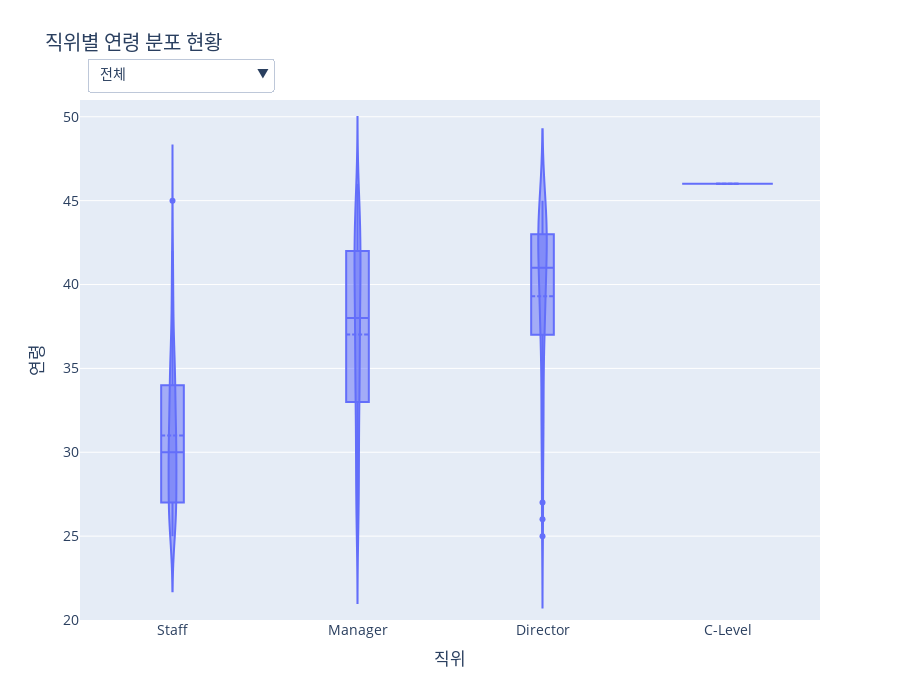

Notebook code cell kept with this figure:
### Code cell
import pandas as pd
import numpy as np
import plotly.graph_objects as go
import plotly.io as pio
import datetime

# --- 1. 데이터 임포트 ---
from services.tables.HR_Core.basic_info_table import emp_df
from services.tables.HR_Core.position_info_table import position_info_df
from services.tables.HR_Core.department_info_table import department_info_df
from services.tables.HR_Core.position_table import position_df
from services.tables.HR_Core.department_table import division_order, dept_level_map, parent_map_dept, dept_name_map
from services.helpers.utils import calculate_age, find_division_name_for_dept

def create_figure():
    """
    제안 3: 조직 세대교체 현황 분석 그래프를 생성합니다.
    """
    # --- 2. 데이터 준비 및 가공 ---
    current_emps_df = emp_df[emp_df['CURRENT_EMP_YN'] == 'Y'].copy()
    current_emps_df['AGE'] = current_emps_df['PERSONAL_ID'].apply(calculate_age)

    current_positions = position_info_df[position_info_df['GRADE_END_DATE'].isnull()][['EMP_ID', 'POSITION_ID']]
    current_depts = department_info_df[department_info_df['DEP_APP_END_DATE'].isnull()][['EMP_ID', 'DEP_ID']]

    analysis_df = pd.merge(current_emps_df, current_positions, on='EMP_ID', how='left')
    analysis_df = pd.merge(analysis_df, current_depts, on='EMP_ID', how='left')
    analysis_df = pd.merge(analysis_df, position_df[['POSITION_ID', 'POSITION_NAME']].drop_duplicates(), on='POSITION_ID', how='left')

    # --- 수정된 부분 2: 함수 호출 시 모든 인수를 전달하도록 lambda 함수 사용 ---
    analysis_df['DIVISION_NAME'] = analysis_df['DEP_ID'].apply(lambda x: find_division_name_for_dept(x, dept_level_map, parent_map_dept, dept_name_map))
    # --- 수정 완료 ---
    analysis_df = analysis_df.dropna(subset=['POSITION_NAME', 'DIVISION_NAME', 'AGE'])

    position_order = ['Staff', 'Manager', 'Director', 'C-Level']
    analysis_df['POSITION_NAME'] = pd.Categorical(analysis_df['POSITION_NAME'], categories=position_order, ordered=True)
    analysis_df = analysis_df.sort_values('POSITION_NAME')

    y_min = analysis_df['AGE'].min()
    y_max = analysis_df['AGE'].max()
    fixed_y_range = [y_min - 5, y_max + 5]

    # --- 3. Plotly 인터랙티브 그래프 생성 ---
    fig = go.Figure()
    division_list = ['전체'] + division_order

    for i, div_name in enumerate(division_list):
        is_visible = (i == 0)
        df_filtered = analysis_df if div_name == '전체' else analysis_df[analysis_df['DIVISION_NAME'] == div_name]
        fig.add_trace(
            go.Violin(
                x=df_filtered['POSITION_NAME'], y=df_filtered['AGE'], name=div_name,
                box_visible=True, meanline_visible=True, visible=is_visible
            )
        )

    # --- 4. 드롭다운 메뉴 생성 및 레이아웃 업데이트 ---
    buttons = []
    for i, div_name in enumerate(division_list):
        visibility_mask = [False] * len(division_list)
        visibility_mask[i] = True
        buttons.append(dict(label=div_name, method='update', args=[{'visible': visibility_mask}]))

    fig.update_layout(
        updatemenus=[dict(
            active=0, buttons=buttons, direction="down",
            pad={"r": 10, "t": 10}, showactive=True,
            x=0.01, xanchor="left", y=1.1, yanchor="top"
        )],
        title_text='직위별 연령 분포 현황',
        xaxis_title='직위', yaxis_title='연령',
        font_size=14, height=700,
        legend_title_text='Division',
        annotations=[dict(text="조직 선택:", showarrow=False, x=0, y=1.08, yref="paper", align="left")],
        yaxis_range=fixed_y_range
    )
    
    return fig



    pio.renderers.default = 'vscode'
    fig = create_figure()
    fig.show()

### Figure 1 — Plotly figure (JSON) as saved in the notebook; plotly's stock layout.template omitted (floating-point values rounded to 4 significant figures; data arrays with more than 128 entries replaced by an {"elided": "..."} marker saying what was removed)
{"data": [{"box": {"visible": true}, "meanline": {"visible": true}, "name": "전체", "type": "violin", "visible": true, "x": {"elided": "469 str values"}, "y": {"elided": "469 int values"}}, {"box": {"visible": true}, "meanline": {"visible": true}, "name": "Planning Division", "type": "violin", "visible": false, "x": ["Staff", "Staff", "Staff", "Staff", "Staff", "Staff", "Staff", "Staff", "Staff", "Staff", "Staff", "Staff", "Staff", "Staff", "Staff", "Staff", "Staff", "Staff", "Staff", "Staff", "Staff", "Staff", "Staff", "Staff", "Staff", "Staff", "Staff", "Staff", "Staff", "Staff", "Staff", "Manager", "Manager", "Manager", "Manager", "Manager", "Manager", "Manager", "Manager", "Manager", "Manager", "Manager", "Manager", "Manager", "Manager", "Manager", "Manager", "Manager", "Manager", "Manager", "Manager", "Manager", "Manager", "Manager", "Manager", "Manager", "Manager", "Manager", "Manager", "Manager", "Manager", "Manager", "Manager", "Manager", "Manager", "Manager", "Manager", "Manager", "Manager", "Manager", "Manager", "Manager", "Manager", "Manager", "Manager", "Manager", "Manager", "Manager", "Manager", "Manager", "Manager", "Manager", "Manager", "Manager", "Manager", "Manager", "Manager", "Manager", "Manager", "Manager", "Manager", "Manager", "Manager", "Director", "Director", "Director", "Director", "Director", "Director", "Director", "Director", "Director", "Director", "Director"], "y": [26, 29, 36, 35, 33, 26, 32, 29, 35, 30, 26, 25, 35, 26, 40, 38, 27, 25, 36, 35, 32, 32, 29, 30, 34, 35, 34, 45, 30, 27, 35, 45, 35, 36, 38, 40, 43, 35, 35, 41, 45, 43, 35, 39, 40, 37, 41, 39, 36, 43, 42, 41, 42, 43, 36, 41, 37, 28, 39, 26, 25, 38, 29, 42, 45, 40, 28, 38, 31, 44, 44, 35, 32, 45, 31, 40, 43, 29, 44, 42, 43, 44, 45, 36, 45, 41, 43, 40, 46, 35, 38, 26, 31, 41, 26, 39, 36, 43, 45, 35, 38, 41, 40, 45]}, {"box": {"visible": true}, "meanline": {"visible": true}, "name": "Sales Division", "type": "violin", "visible": false, "x": {"elided": "143 str values"}, "y": {"elided": "143 int values"}}, {"box": {"visible": true}, "meanline": {"visible": true}, "name": "Development Division", "type": "violin", "visible": false, "x": ["Staff", "Staff", "Staff", "Staff", "Staff", "Staff", "Staff", "Staff", "Staff", "Staff", "Staff", "Staff", "Staff", "Staff", "Staff", "Staff", "Staff", "Staff", "Staff", "Staff", "Staff", "Staff", "Staff", "Staff", "Staff", "Staff", "Staff", "Staff", "Staff", "Staff", "Staff", "Staff", "Staff", "Staff", "Staff", "Staff", "Staff", "Staff", "Staff", "Staff", "Manager", "Manager", "Manager", "Manager", "Manager", "Manager", "Manager", "Manager", "Manager", "Manager", "Manager", "Manager", "Manager", "Manager", "Manager", "Manager", "Manager", "Manager", "Manager", "Manager", "Manager", "Manager", "Manager", "Manager", "Manager", "Manager", "Manager", "Manager", "Manager", "Manager", "Manager", "Manager", "Manager", "Manager", "Manager", "Manager", "Manager", "Manager", "Manager", "Manager", "Manager", "Manager", "Manager", "Manager", "Manager", "Manager", "Manager", "Director", "Director", "Director", "Director", "Director", "Director", "Director", "Director", "Director", "Director", "C-Level"], "y": [29, 27, 31, 30, 29, 30, 27, 38, 33, 35, 30, 27, 33, 27, 27, 26, 31, 25, 32, 26, 33, 28, 28, 27, 30, 28, 29, 26, 25, 25, 34, 26, 35, 33, 32, 38, 27, 27, 28, 42, 39, 36, 28, 25, 45, 44, 43, 34, 30, 34, 42, 30, 26, 41, 35, 45, 31, 43, 26, 28, 35, 39, 40, 37, 29, 42, 36, 42, 36, 43, 29, 42, 35, 32, 44, 46, 40, 44, 27, 28, 25, 37, 27, 29, 44, 33, 40, 39, 37, 42, 43, 32, 39, 43, 44, 43, 38, 46]}, {"box": {"visible": true}, "meanline": {"visible": true}, "name": "Operating Division", "type": "violin", "visible": false, "x": ["Staff", "Staff", "Staff", "Staff", "Staff", "Staff", "Staff", "Staff", "Staff", "Staff", "Staff", "Staff", "Staff", "Staff", "Staff", "Staff", "Staff", "Staff", "Staff", "Staff", "Staff", "Staff", "Staff", "Staff", "Staff", "Staff", "Staff", "Staff", "Staff", "Staff", "Staff", "Staff", "Staff", "Staff", "Staff", "Staff", "Staff", "Staff", "Staff", "Manager", "Manager", "Manager", "Manager", "Manager", "Manager", "Manager", "Manager", "Manager", "Manager", "Manager", "Manager", "Manager", "Manager", "Manager", "Manager", "Manager", "Manager", "Manager", "Manager", "Manager", "Manager", "Manager", "Manager", "Manager", "Manager", "Manager", "Manager", "Manager", "Manager", "Manager", "Manager", "Manager", "Manager", "Manager", "Manager", "Manager", "Manager", "Manager", "Manager", "Manager", "Manager", "Manager", "Manager", "Manager", "Manager", "Manager", "Manager", "Manager", "Manager", "Manager", "Manager", "Manager", "Manager", "Manager", "Manager", "Manager", "Manager", "Manager", "Manager", "Manager", "Manager", "Manager", "Manager", "Manager", "Manager", "Manager", "Manager", "Manager", "Manager", "Manager", "Manager", "Director", "Director", "Director", "Director", "Director", "Director", "Director", "Director", "Director", "Director", "Director", "Director", "Director"], "y": [34, 30, 35, 30, 38, 31, 34, 35, 32, 26, 31, 42, 31, 34, 28, 33, 33, 32, 32, 36, 30, 35, 31, 40, 35, 27, 28, 28, 27, 31, 34, 26, 31, 31, 32, 29, 26, 26, 31, 42, 38, 30, 33, 41, 42, 40, 35, 42, 37, 41, 39, 44, 40, 45, 44, 33, 31, 33, 42, 28, 39, 38, 38, 41, 42, 44, 42, 39, 44, 43, 41, 25, 30, 38, 33, 40, 36, 42, 28, 37, 35, 31, 27, 26, 30, 43, 41, 30, 32, 38, 44, 34, 33, 32, 42, 29, 36, 42, 32, 40, 43, 38, 34, 35, 27, 35, 45, 33, 34, 44, 28, 41, 43, 43, 42, 32, 44, 25, 30, 45, 45, 43, 45, 38]}], "layout": {"annotations": [{"align": "left", "showarrow": false, "text": "조직 선택:", "x": 0, "y": 1.08, "yref": "paper"}], "font": {"size": 14}, "height": 700, "legend": {"title": {"text": "Division"}}, "title": {"text": "직위별 연령 분포 현황"}, "updatemenus": [{"active": 0, "buttons": [{"args": [{"visible": [true, false, false, false, false]}], "label": "전체", "method": "update"}, {"args": [{"visible": [false, true, false, false, false]}], "label": "Planning Division", "method": "update"}, {"args": [{"visible": [false, false, true, false, false]}], "label": "Sales Division", "method": "update"}, {"args": [{"visible": [false, false, false, true, false]}], "label": "Development Division", "method": "update"}, {"args": [{"visible": [false, false, false, false, true]}], "label": "Operating Division", "method": "update"}], "direction": "down", "pad": {"r": 10, "t": 10}, "showactive": true, "x": 0.01, "xanchor": "left", "y": 1.1, "yanchor": "top"}], "xaxis": {"title": {"text": "직위"}}, "yaxis": {"range": [20, 51], "title": {"text": "연령"}}}}
